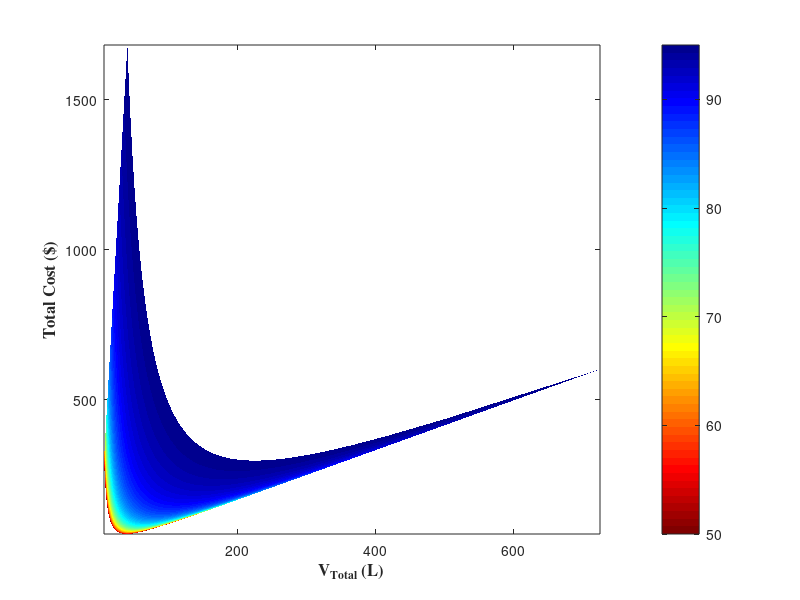

Write MATLAB code to recreate this figure. (Note: this script raises an error after producing the figure.)
%% FOLLOWING THE DESIGN STEPS

%% Single stage MC
close all
dmax = [421.6965,177.8279,74.9894,31.62278,562.3413,237.1374,100,42.1697].*1e-6; % m
power = [10,100,1000,10000,6.49382,42.16965,421.6965,3162.27766]; % W/kg
[power,sortidx] = sort(power,'ascend');
dmax = dmax(sortidx);
y = log(dmax); x = log(power); 
% log(dmax) = m*log(power) + b so that it's linear

p = polyfit(x,y,1);
power_range = linspace(min(power),max(power),1000); % W/kg, a set of power
logd_range = polyval(p,log(power_range));
d_range = exp(logd_range); % m
% plot(log(power),log(dmax),'ko')
% hold on
% plot(log(power_range),logd_range)

M = 2; % CA^Ieq = M * CA^IIeq
km = 3e-5; % m/s
q2 = 250; % L/min
caf2 = 35; % g/L
ca2_goal = 3; % g/L
caf1 = 0; % g/L

mload = -(q2*ca2_goal - q2*caf2); % g/min
% positive cuz phase I is to be enriched with A
q1min = q2*(caf2 - ca2_goal)/(M*ca2_goal - caf1); % 1333.33 L/min

% SET EFFICIENCY BETWEEN 80% TO 90%
chi = 0.5:0.0001:0.95;
q1 = q1min./chi; % L/min

[dlist,q1list] = meshgrid(d_range,q1);
[powerlist,chilist] = meshgrid(power_range,chi);

lambda = q2./q1list; % no lambda == M
% ca1 = M.*(caf1 + lambda.*caf2)./(lambda + M); % g/L
% ca1 = caf1 + lambda.*(caf2 - ca2_goal);
ca2_eq = (caf1 + lambda.*caf2)./(lambda + M);
ca1_eq = M.*ca2_eq;
ca2 = caf2 - chilist.*(caf2 - ca2_eq);
ca1 = caf1 + chilist.*(M.*ca2_eq - caf1);

% ca2 = ca1./M; % g/L

% lambda =/= M
% avgcI_II = -((ca1 - M.*caf2) - (caf1 - M.*ca2_goal))./(log((ca1 - M.*caf2)./(caf1 - M*ca2_goal)));

avgcI_II = -(ca1 - M*ca2);% g/L

area = mload./60./km./avgcI_II./1e3; % m^2

rho1 = 1.463; % g/mL or kg/L https://www.chemicalbook.com/ChemicalProductProperty_EN_CB5406573.htm
rho2 = 0.99705; % kg/L https://www.engineeringtoolbox.com/water-density-specific-weight-d_595.html

TCE_cost = 0.1; % $/kg of TCE
power_cost = 0.12; % $/kWh
vol_cost = 680; % $680/m^3, https://onlinelibrary.wiley.com/doi/pdf/10.1002/9783527611119.app4 page 50

v2 = 1./6.*area.*dlist.*1000; % L
v1 = v2.*q1list./q2; % L
vtotal = v1 + v2; % L

total_tcecost = v1.*rho1.*TCE_cost; % $
% total_tcecost = q1list.*rho1.*TCE_cost.*60.*24; % $
masstotal = rho1.*v1 + rho2.*v2; % assuming we consider both masses, kg
% masstotal = (rho1.*q1list + rho2.*q2).*60.*24; % assuming we consider both masses

total_powercost = powerlist.*masstotal.*power_cost./1000.*24; % $ .*tau./3600
total_volcost = vtotal.*vol_cost.*0.001;
totalc = total_tcecost + total_powercost + total_volcost; % correct dimensions

% chi_array = repmat(chi',1,length(d_range));
shading interp
colormap(flipud(jet))
% contourf(vtotal,totalc,chilist.*100,'edgecolor','none')
surf_set = pcolor(vtotal,totalc,chilist.*100);
set(surf_set,'edgecolor','none')

xlabel('V_{Total} (L)','fontsize',12,'fontname','times','fontweight','bold')
ylabel('Total Cost ($)','fontsize',12,'fontname','times','fontweight','bold')
h = colorbar; h.LineWidth = 1.5;

for i = 1:length(h.TickLabels)
    ticklabels = str2double(h.TickLabels{i});
    h.TickLabels{i} = sprintf('%.1f',ticklabels);
end

ylabel(h,'\bf\chi (%)','fontsize',12,'fontname','times','fontweight','bold')
set(gca,'xcolor',[0 0 0],'ycolor',[0 0 0],'fontname','times',...
    'xminortick','on','yminortick','on','fontsize',12,'linewidth',1.5,'tickdir','out')
xlim([0,300]);ylim([50,250])
print -djpeg contour_singlestage
%%
v = [90,90];
hold on
[a,b] = contour(vtotal,totalc,chilist.*100,v);
set(b,'linewidth',2,'color','w')

%% FROM HERE DOWNWARDS ARE JUST MISCELLANEOUS/TRIAL AND ERROR, NOTHING RELEVANT

close all
figure
plot(vtotal,total_tcecost,'linewidth',1.5)
hold on

interp_v = linspace(min(vtotal),max(vtotal),1000);
smooth_totalpowercost = interp1(vtotal,total_powercost,interp_v,'pchip'); %
smooth_totaltcecost = interp1(vtotal,total_tcecost,interp_v,'spline'); %

index = find(abs(smooth_totaltcecost - smooth_totalpowercost) < 1e-2);
v_operating = interp_v(index); % L

plot(interp_v,smooth_totalpowercost,'r-','linewidth',1.5)

plot([v_operating,v_operating],[0,smooth_totaltcecost(index)],'k--','linewidth',1.5)
plot([0,v_operating],[smooth_totaltcecost(index),smooth_totaltcecost(index)],'k--','linewidth',1.5)
plot(v_operating,smooth_totaltcecost(index),'ko','markersize',8,'markerfacecolor','b','linewidth',1.5)
ylim([0,25])
xtickformat('%.1f'); ytickformat('%.1f');
legend('TCE','Local Power')
xlabel('Total Volume (L)','fontsize',12,'fontweight','bold')
ylabel('Cost ($)','fontsize',12,'fontweight','bold')

text(mean([0,v_operating]),smooth_totaltcecost(index),['Cost = $' num2str(smooth_totaltcecost(index),'%.2f')],...
    'fontname','times','fontsize',12,'fontweight','bold','horizontalalignment','center',...
    'verticalalignment','bottom')
text(v_operating+2,smooth_totaltcecost(index)/3,['V_{Total} = ' num2str(v_operating,'%.2f') ' L'],...
    'fontname','times','fontsize',12,'fontweight','bold','horizontalalignment','left',...
    'verticalalignment','bottom')

set(gca,'xcolor',[0 0 0],'ycolor',[0 0 0],'fontname','times',...
    'xminortick','on','yminortick','on','fontsize',12,'linewidth',1.5)
hold off

figure

smooth_v1 = interp1(vtotal,v1,interp_v,'spline');
smooth_v2 = interp1(vtotal,v2,interp_v,'spline');
idx_v2 = find(abs(interp_v - v_operating) < 1e-4); % index when v2 is for v_operating

plot(interp_v,smooth_v1,'k-','linewidth',1.5)
hold on
plot(interp_v,smooth_v2,'r-','linewidth',1.5)

plot([v_operating,v_operating],[0,smooth_v2(idx_v2)],'k--','linewidth',1.5)
plot([0,v_operating],[smooth_v2(idx_v2),smooth_v2(idx_v2)],'k--','linewidth',1.5)
legend('Phase I','Phase II')
ylim([0,50])

text(30,smooth_v2(idx_v2),['V^{II} = ' num2str(smooth_v2(idx_v2),'%.2f') ' L'],...
    'fontname','times','fontsize',12,'fontweight','bold','horizontalalignment','center',...
    'verticalalignment','bottom')
text(60,smooth_v2(idx_v2)/4,['V_{Total} = ' num2str(v_operating,'%.2f') ' L'],...
    'fontname','times','fontsize',12,'fontweight','bold','horizontalalignment','left',...
    'verticalalignment','bottom')
xlabel('V_{Total} (L)','fontsize',12,'fontweight','bold')
ylabel('V^{I / II} (L)','fontsize',12,'fontweight','bold')
set(gca,'xcolor',[0 0 0],'ycolor',[0 0 0],'fontname','times',...
    'xminortick','on','yminortick','on','fontsize',12,'linewidth',1.5)

% solve for diameter of v^II
d_operating = smooth_v2(idx_v2)*6/area/1000/1e-6; % micro-m